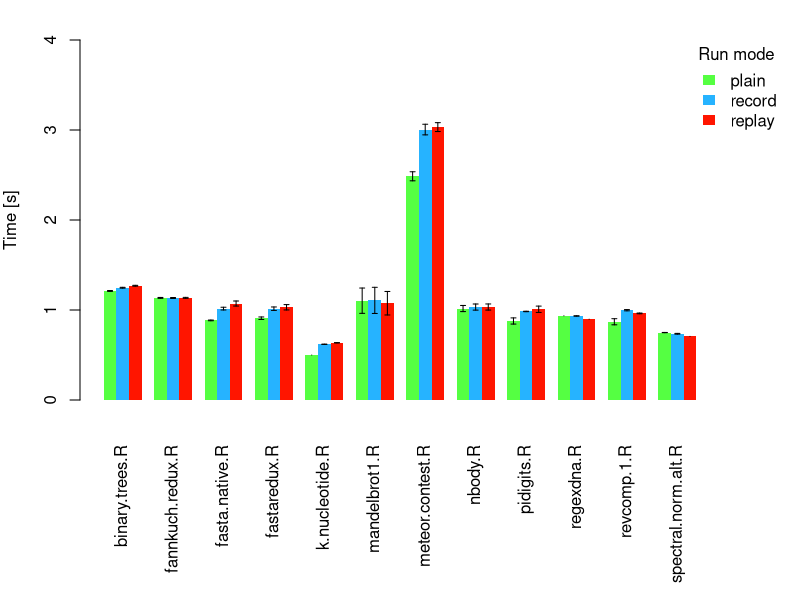
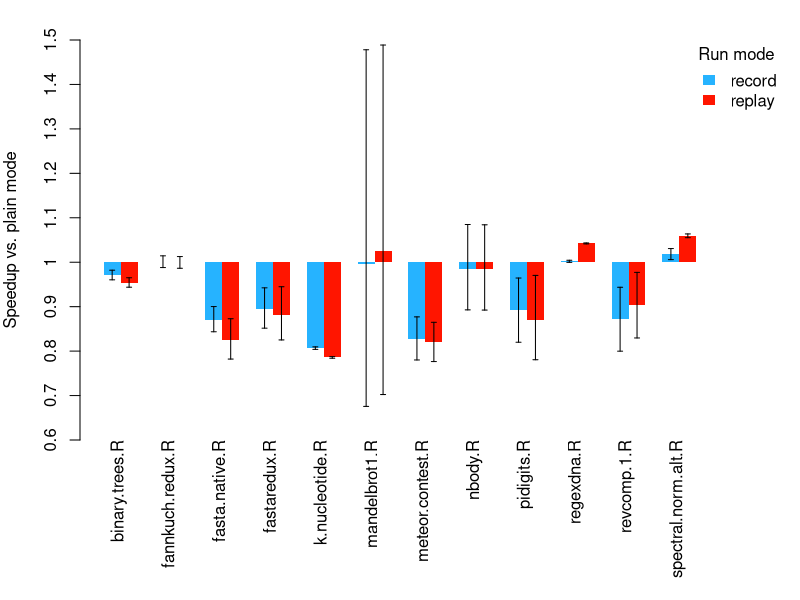

Write R code to recreate these figures, in order.
## ---- chunk 1
options(warn=-1)

plain_results <- read.csv("results0.csv")
record_results <- read.csv("results1.csv")
replay_results <- read.csv("results2.csv")

create_barplot <- function(..., legend, col, ylab, ltitle)
{
  num_values <- length(list(...)[[1]][,1])
  all_results <- rbind(...)
  
  agg <- aggregate(. ~ mode, data = all_results, mean)
  rownames(agg) <- agg[,1]
  agg <- as.matrix(agg[,-1])
  
  par(mar=c(10,4,2,4))
  par(lty = 0)
  lim_max <- 4#ceiling(max(all_results))
  lim_min <- floor(min(all_results))
  bp <- barplot(agg, beside=T, legend=legend, col=col, ylim=c(lim_min,lim_max),
                xaxt="n", args.legend=list(x = "topright", bty = "n", title=ltitle,
                                           inset=c(-0.10, 0)), ylab=ylab)
  #abline(h=lim_min:lim_max, col = "gray60", lty=2)
  text(cex=1, x=colMeans(bp)+0.8, y=lim_min-0.5, names(all_results)[-1], xpd=TRUE,
       srt=90, pos=2)
  
  stdev <- aggregate(. ~ mode, data = all_results, sd)
  rownames(stdev) <- stdev[,1]
  stdev <- as.matrix(stdev[,-1]) * qt((1 - 0.95) / 2, df = num_values - 1) / sqrt(num_values)
  
  arrows(bp, agg+stdev, bp, agg-stdev, angle=90, code=3, length=0.025, lty=1)
}

create_barplot(plain_results, record_results, replay_results,
               legend=c("plain", "record", "replay"), ltitle="Run mode",
               col=c("#55FF42", "#26B3FF", "#FF1500"), ylab="Time [s]")
## ---- chunk 2
create_barplot <- function(rec_diff, rec_err_min, rec_err_max, rep_diff, rep_err_min, rep_err_max, legend, col, ylab, ltitle)
{
  num_values <- length(rec_diff)
  agg <- as.matrix(rbind(rec_diff, rep_diff))

  par(mar=c(8,4,2,4))
  par(lty = 0)
  lim_max <- ceiling(max(max(rec_err_max), max(rec_err_min), max(rep_err_max), max(rep_err_min)) * 10) / 10 - 1
  lim_min <- floor(min(min(rec_err_max), min(rec_err_min), max(rep_err_max), max(rep_err_min)) * 10) / 10 - 1
  bp <- barplot(agg, beside=T, legend=legend, col=col, ylim=c(lim_min,lim_max),
                xaxt="n", yaxt="n", args.legend=list(x = "topright", bty = "n", title=ltitle,
                                           inset=c(-0.10, 0)), ylab=ylab)
  axis(2, seq(lim_min, lim_max, 0.1), labels=seq(lim_min+1, lim_max+1, 0.1))
  #abline(h=lim_min:lim_max, col = "gray60", lty=2)
  text(cex=1, x=colMeans(bp)+0.5, y=lim_min-0.0, colnames(agg), xpd=TRUE,
       srt=90, pos=2)
  
  err_min <- as.matrix(rbind(rec_err_min, rep_err_min))
  err_max <- as.matrix(rbind(rec_err_max, rep_err_max))

  arrows(bp, err_max - 1, bp, err_min - 1, angle=90, code=3, length=0.025, lty=1)
}

conf_int_t_coef <- function(alpha, n) qt((1 - alpha) / 2, df = n - 1) / sqrt(n)

# https://i.stack.imgur.com/vO8Ip.png (Confidence interval of ratio of two means - Fieller's theorem)
fieller <- function(a, err_a, b, err_b) {
  g <- (qt((1 - 0.95) / 2, df = length(a) + length(b) - 2) * err_b / b)^2
  se <- (a / b) / (1 - g) * sqrt((1 - g) * (err_a * err_a) / (a * a) + (err_b * err_b) / (b * b))
  
  list(base = (a / b) / (1 - g), offset = qt((1 - 0.95) / 2, df = length(a) + length(b) - 2) * se)
}

num_values <- length(plain_results[,1])

avg_plain_results <- aggregate(. ~ mode, data = plain_results, mean)[-1]
plain_errors <- aggregate(. ~ mode, data = plain_results, sd)[-1] * conf_int_t_coef(0.95, num_values)

avg_record_results <- aggregate(. ~ mode, data = record_results, mean)[-1]
record_errors <- aggregate(. ~ mode, data = record_results, sd)[-1] * conf_int_t_coef(0.95, num_values)

avg_replay_results <- aggregate(. ~ mode, data = replay_results, mean)[-1]
replay_errors <- aggregate(. ~ mode, data = replay_results, sd)[-1] * conf_int_t_coef(0.95, num_values)


record_ratio <- avg_plain_results / avg_record_results
f <- fieller(avg_plain_results, plain_errors, avg_record_results, record_errors)
record_ratio_error_min <- f$base - f$offset
record_ratio_error_max <- f$base + f$offset

replay_ratio <- avg_plain_results / avg_replay_results
f <- fieller(avg_plain_results, plain_errors, avg_replay_results, replay_errors)
replay_ratio_error_min <- f$base - f$offset
replay_ratio_error_max <- f$base + f$offset

create_barplot(record_ratio - 1, record_ratio_error_min, record_ratio_error_max,
               replay_ratio - 1, replay_ratio_error_min, replay_ratio_error_max,
               legend=c("record", "replay"), col=c("#26B3FF", "#FF1500"),
               ylab="Speedup vs. plain mode", ltitle="Run mode")
